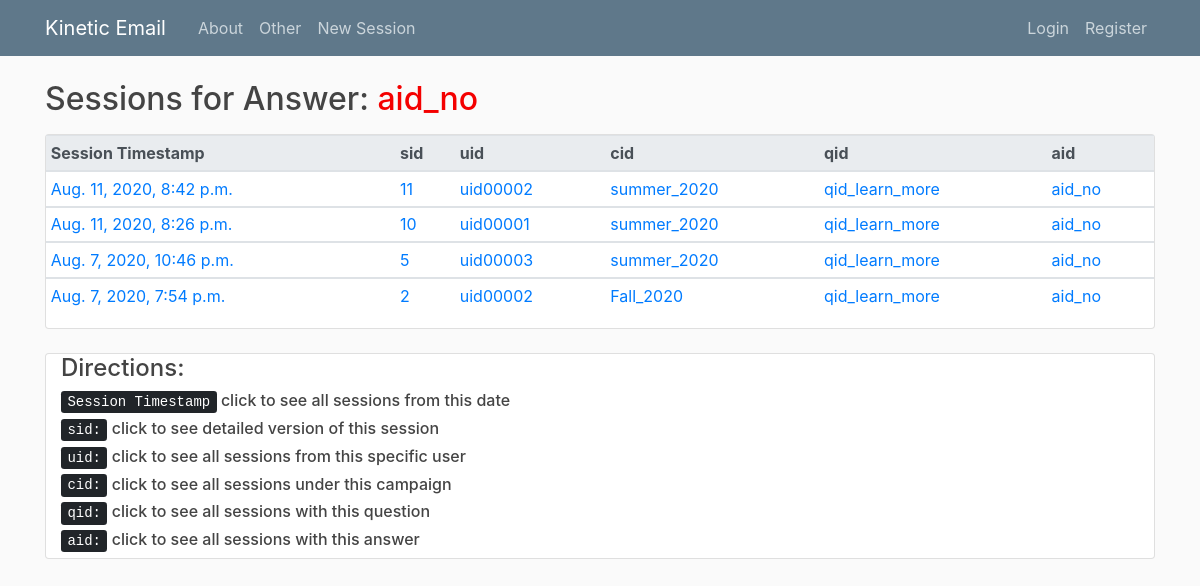
Page /aid/aid_no on the committed database.
### blog/models.py (models this page shows, shortened)
class Session(models.Model):
    uid = models.CharField(max_length=50)
    cid = models.CharField(max_length=50)  # switched from eid
    qid = models.CharField(max_length=50)
    aid = models.CharField(max_length=50)
    session_date = models.DateTimeField(auto_now_add=True)

### blog/views.py (the view)
# urls.py: path('aid/<str:aid>', AidSessionListView.as_view(), name='aid-sessions'),
class AidSessionListView(ListView):
    model = Session
    template_name = 'blog/aid_sessions.html'
    context_object_name = 'sessions'
    ordering = ['-session_date']
    def get_queryset(self):
        return Session.objects.filter(aid=self.kwargs.get('aid')).order_by('-session_date')

### blog/templates/blog/aid_sessions.html
{% extends "blog/base.html" %}
{% block content %}
<h2 class="mb-3">Sessions for Answer: <font color="#f40000">{{ view.kwargs.aid }}</font></h2>
    <div class="card">
      <table class="table table-hover table-sm">
        <thead class="thead-light">
          <tr>
            <th>Session Timestamp</th>
            <th>sid</th>
            <th>uid</th>
            <th>cid</th>
            <th>qid</th>
            <th>aid</th>
          </tr>
        </thead>
        {% for session in sessions %}
            <tbody>
              <tr>
                <td>
                    <a href="{% url 'session-detail' session.id %}">
                    {{ session.session_date }}
                    </a>
                </td>
                <td><a href="{% url 'session-detail' session.id %}">{{ session.id }}</a></td>
                <td><a href="{% url 'uid-sessions' session.uid %}">{{ session.uid }}</a></td>
                <td><a href="{% url 'cid-sessions' session.cid %}">{{ session.cid }}</a></td>
                <td><a href="{% url 'qid-sessions' session.qid %}">{{ session.qid }}</a></td>
                <td><a href="{% url 'aid-sessions' session.aid %}">{{ session.aid }}</a></td>
              </tr>
            </tbody>
        {% endfor %}
      </table>
    </div>
<br>
    <div class="card">
        <div class="col-sm-12">
            <h4>Directions:</h4>
            <h6><kbd>Session Timestamp</kbd> click to see all sessions from this date</h6>
            <h6><kbd>sid:</kbd> click to see detailed version of this session</h6>
            <h6><kbd>uid:</kbd> click to see all sessions from this specific user</h6>
            <h6><kbd>cid:</kbd> click to see all sessions under this campaign</h6>
            <h6><kbd>qid:</kbd> click to see all sessions with this question</h6>
            <h6><kbd>aid:</kbd> click to see all sessions with this answer</h6>
        </div>
    </div>
{% endblock content %}

### blog/static/blog/main.css (style rules this page uses)
body { background: #fafafa; color: #333333; margin-top: 5rem; }
h1, h2, h3, h4, h5, h6 { color: #444444; }

### rows in the picture
Session: session_date "Aug. 11, 2020, 8:42 p.m.", id "11", uid "uid00002", cid "summer_2020", qid "qid_learn_more", aid "aid_no"
Session: session_date "Aug. 11, 2020, 8:26 p.m.", id "10", uid "uid00001", cid "summer_2020", qid "qid_learn_more", aid "aid_no"
Session: session_date "Aug. 7, 2020, 10:46 p.m.", id "5", uid "uid00003", cid "summer_2020", qid "qid_learn_more", aid "aid_no"
Session: session_date "Aug. 7, 2020, 7:54 p.m.", id "2", uid "uid00002", cid "Fall_2020", qid "qid_learn_more", aid "aid_no"

### other values in the picture
{{ view.kwargs.aid }} "aid_no"
